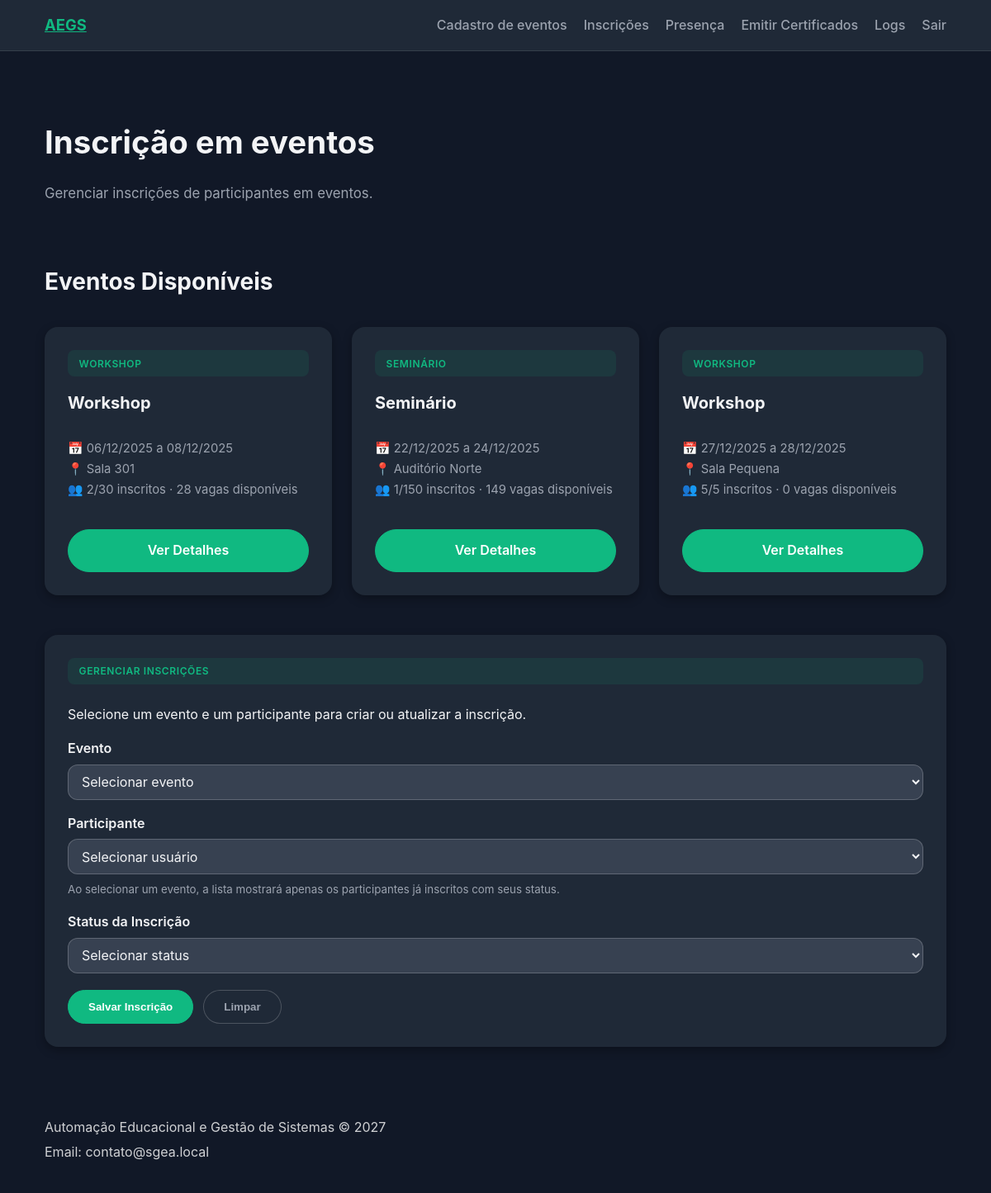
Screenshot of /inscricao/ (signed in) with the database file from the repository.
### api/models.py (models this page shows, shortened)
class Evento(models.Model):
    tipo = models.CharField(max_length=20, choices=TipoEventoChoices.choices)
    titulo = models.CharField(max_length=150, blank=True, default="")
    data_inicio = models.DateField()
    data_fim = models.DateField()
    horario = models.TimeField(null=True, blank=True)
    local = models.CharField(max_length=150)
    capacidade = models.PositiveIntegerField()
    carga_horaria = models.PositiveIntegerField(default=4, help_text="Carga horária do evento em horas")
    banner = models.ImageField(upload_to='banners/', blank=True, null=True)
    organizador = models.ForeignKey(
        Usuario,
        on_delete=models.SET_NULL,
        related_name="eventos_organizados",
        limit_choices_to=Q(perfil__in=[PerfilChoices.ADMIN, PerfilChoices.ORGANIZADOR]),
        null=True,
        blank=True
    )
    professor_responsavel = models.ForeignKey(
        Usuario,
        on_delete=models.SET_NULL,
        related_name="eventos_responsavel",
        limit_choices_to=Q(perfil=PerfilChoices.PROFESSOR),
        help_text="Professor responsável pelo evento",
        null=True,
        blank=True,
    )
    criado_em = models.DateTimeField(auto_now_add=True)
    atualizado_em = models.DateTimeField(auto_now=True)
    class Meta:
        ordering = ["data_inicio", "tipo"]
        indexes = [
            models.Index(fields=["data_inicio"]),
            models.Index(fields=["tipo"]),
            models.Index(fields=["organizador"]),
        ]
        constraints = [
            models.CheckConstraint(
                name="evento_data_fim_gte_inicio",
                check=Q(data_fim__gte=F("data_inicio"))
            ),
            models.CheckConstraint(
                name="capacidade_positive",
                check=Q(capacidade__gt=0)
            ),
        ]
    @property
    def total_inscritos(self) -> int:
        return self.inscricoes.filter(status=InscricaoStatus.CONFIRMADA).count()
    @property
    def vagas_disponiveis(self) -> int:
        return max(self.capacidade - self.total_inscritos, 0)

### api/views.py (the view, shortened to what this page needs)
# urls.py: path('inscricao/', InscricaoUsuarioView.as_view(), name='inscricao-usuario'),
@method_decorator(login_required(login_url='login'), name='dispatch')
class InscricaoUsuarioView(PostFeedbackMixin, TemplateView):
	template_name = "api/inscricao_usuario.html"
	def get_context_data(self, **kwargs):
		context = super().get_context_data(**kwargs)
		if self.request.user.perfil == PerfilChoices.ORGANIZADOR:
			context["eventos"] = (
				Evento.objects.filter(organizador=self.request.user)
				.select_related("organizador")
				.order_by("data_inicio", "tipo")
			)
		else:
			context["eventos"] = (
				Evento.objects.select_related("organizador")
				.order_by("data_inicio", "tipo")
			)
		if self.request.user.perfil in [PerfilChoices.ADMIN, PerfilChoices.ORGANIZADOR]:
			inscricoes = Inscricao.objects.select_related('evento', 'participante').all()
			evento_participantes = {}
			inscricao_status_map = {}
			for inscricao in inscricoes:
				evento_id = inscricao.evento_id
				participante_id = inscricao.participante_id
				if evento_id not in evento_participantes:
					evento_participantes[evento_id] = []
				evento_participantes[evento_id].append(participante_id)
				key = f"{evento_id}_{participante_id}"
				inscricao_status_map[key] = inscricao.get_status_display()
			context["evento_participantes_json"] = json.dumps(evento_participantes)
			context["inscricao_status_map_json"] = json.dumps(inscricao_status_map)
			context["participantes"] = (
				Usuario.objects.filter(perfil__in=[
					PerfilChoices.ALUNO,
					PerfilChoices.PROFESSOR,
				])
				.order_by("nome", "username")
			)
			context["status_inscricao"] = InscricaoStatus.choices
		else:
			context["participantes"] = None
			context["status_inscricao"] = None
		return context

### api/views.py (called while the page is built)
	def get_context_data(self, **kwargs):
		context = super().get_context_data(**kwargs)
		context.setdefault(self.data_context_name, {})
		return context

### api/templates/api/inscricao_usuario.html (shortened to what this page needs)
{% extends 'api/base.html' %}
{% block content %}
<section class="prototype-hero">
    <h1>Inscrição em eventos</h1>
    {% if request.user.perfil == 'ALUNO' or request.user.perfil == 'PROFESSOR' %}
        <p>Escolha um evento disponível e faça sua inscrição.</p>
    {% else %}
        <p>Gerenciar inscrições de participantes em eventos.</p>
    {% endif %}
</section>
{% if eventos %}
<section id="eventos-lista" style="margin-top: 1rem; margin-bottom: 3rem;">
    <h2 style="margin-bottom: 2rem; font-size: 1.75rem;">Eventos Disponíveis</h2>
    <div class="prototype-grid">
        {% for evento in eventos %}
        <article class="prototype-card">
            <span class="badge">{{ evento.get_tipo_display }}</span>
            <h3 style="margin: 0.5rem 0 0.75rem; font-size: 1.25rem; color: var(--text);">{{ evento.titulo|default:evento.get_tipo_display }}</h3>
            <p style="color: var(--muted); font-size: 0.925rem; line-height: 1.7; flex: 1;">
                📅 {{ evento.data_inicio|date:"d/m/Y" }}
                {% if evento.data_fim != evento.data_inicio %}a {{ evento.data_fim|date:"d/m/Y" }}{% endif %}<br>
                📍 {{ evento.local }}<br>
                👥 {{ evento.total_inscritos }}/{{ evento.capacidade }} inscritos · {{ evento.vagas_disponiveis }} vagas disponíveis
            </p>
            <div class="form-actions" style="margin-top: 1.25rem;">
                <a href="{% url 'detalhes-evento' evento.pk %}" class="btn primary" style="width: 100%; text-align: center;">Ver Detalhes</a>
            </div>
        </article>
        {% endfor %}
    </div>
</section>
{% endif %}
{% if participantes %}
<section class="prototype-grid">
    <article class="prototype-card" style="grid-column: 1 / -1;">
        <span class="badge">Gerenciar Inscrições</span>
        <p>Selecione um evento e um participante para criar ou atualizar a inscrição.</p>
        <form method="post">
            <div class="form-group">
                <label for="inscricao-evento">Evento</label>
                <select id="inscricao-evento" name="evento" required>
                    <option value="">Selecionar evento</option>
                </select>
            </div>
            <div class="form-group">
                <label for="inscricao-usuario">Participante</label>
                <select id="inscricao-usuario" name="participante" required>
                    <option value="">Selecionar usuário</option>
                </select>
                <small style="color: var(--muted); display: block; margin-top: 0.5rem;">
                    Ao selecionar um evento, a lista mostrará apenas os participantes já inscritos com seus status.
                </small>
            </div>
            <div class="form-group">
                <label for="status">Status da Inscrição</label>
                <select id="status" name="status" required>
                    <option value="">Selecionar status</option>
                </select>
            </div>
            <div class="form-actions">
                <button type="submit" class="btn primary">Salvar Inscrição</button>
                <button type="reset" class="btn secondary">Limpar</button>
            </div>
        </form>
    </article>
</section>
{% endif %}
{% endblock %}

### api/static/api/styles.css (style rules this page uses)
:root { color-scheme: dark; --bg: #111827; --surface: #1f2937; --primary: #10b981; --primary-hover: #059669; --text: #f3f4f6; --muted: #9ca3af; }
* { box-sizing: border-box; }
body { margin: 0; font-family: 'Inter', system-ui, -apple-system, BlinkMacSystemFont, 'Segoe UI', sans-serif; background: var(--bg); color: var(--text); line-height: 1.6; }
.btn { display: inline-block; padding: 0.75rem 1.5rem; border-radius: 999px; border: 1px solid rgba(16, 185, 129, 0.2); background: transparent; color: var(--primary); font-weight: 600; text-decoration: none; transition: background 0.2s ease, color 0.2s ease, border-color 0.2s ease; }
.btn.primary { background: var(--primary); color: #ffffff; border-color: var(--primary); }
.prototype-hero { padding: 3rem 0 2rem; }
.prototype-hero h1 { margin-bottom: 0.5rem; font-size: clamp(1.9rem, 2.6vw + 1rem, 2.4rem); color: var(--text); }
.prototype-hero p { color: var(--muted); font-size: 1.05rem; }
.prototype-grid { display: grid; gap: 1.5rem; grid-template-columns: repeat(auto-fill, minmax(320px, 1fr)); margin-bottom: 3rem; }
.prototype-card { background: var(--surface); border-radius: 16px; padding: 1.75rem; box-shadow: 0 4px 12px rgba(0, 0, 0, 0.3); transition: transform 0.2s ease, box-shadow 0.2s ease; display: flex; flex-direction: column; }
.form-group { display: flex; flex-direction: column; margin-bottom: 1rem; }
.form-group label { font-weight: 600; margin-bottom: 0.35rem; }
.form-group input, .form-group select, .form-group textarea { padding: 0.6rem 0.75rem; border-radius: 12px; border: 1px solid rgba(255, 255, 255, 0.2); font: inherit; background: #374151; color: var(--text); }
.form-actions { display: flex; flex-wrap: wrap; gap: 0.75rem; margin-top: 1.25rem; align-items: center; }
.btn.secondary { background: var(--surface); color: var(--muted); border-color: rgba(255, 255, 255, 0.2); }
.badge { display: inline-block; padding: 0.4rem 0.85rem; border-radius: 8px; background: rgba(16, 185, 129, 0.1); color: var(--primary); font-weight: 600; font-size: 0.75rem; text-transform: uppercase; letter-spacing: 0.05em; margin-bottom: 0.5rem; }

### rows the page displays
Evento: tipo "WORKSHOP", titulo "Workshop", data_inicio "06/12/2025", data_fim "08/12/2025", local "Sala 301", total_inscritos "2", capacidade "30", vagas_disponiveis "28"
Evento: tipo "SEMINÁRIO", titulo "Seminário", data_inicio "22/12/2025", data_fim "24/12/2025", local "Auditório Norte", total_inscritos "1", capacidade "150", vagas_disponiveis "149"
Evento: tipo "WORKSHOP", titulo "Workshop", data_inicio "27/12/2025", data_fim "28/12/2025", local "Sala Pequena", total_inscritos "5", capacidade "5", vagas_disponiveis "0"
